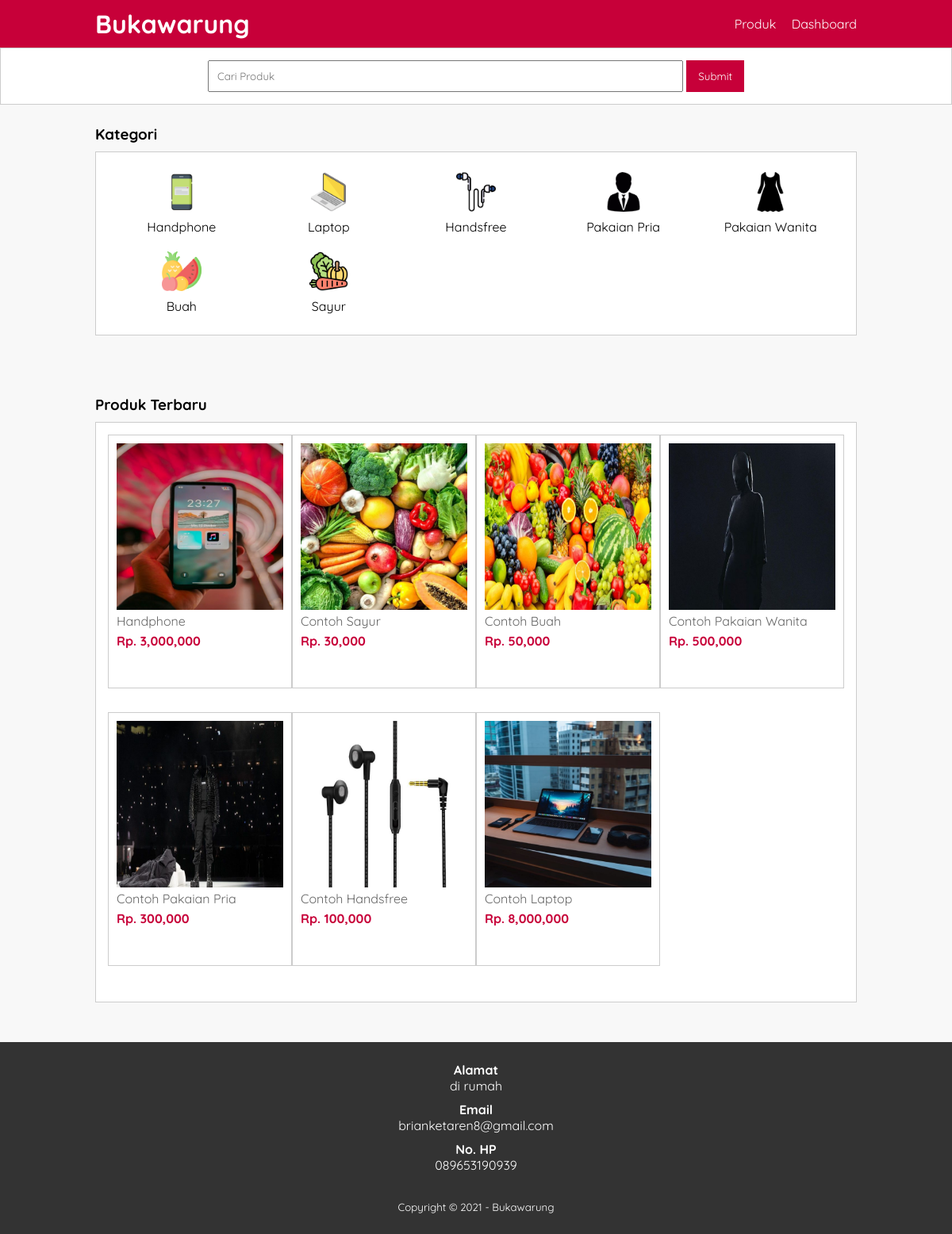
The page / on the database its author committed.
### tables this page shows
CREATE TABLE `tb_category` (
  `category_id` int(11) NOT NULL,
  `category_name` varchar(25) NOT NULL,
  `category_image` varchar(100) DEFAULT NULL
);

CREATE TABLE `tb_product` (
  `product_id` int(11) NOT NULL,
  `category_id` int(11) NOT NULL,
  `product_name` varchar(1000) NOT NULL,
  `product_price` int(11) NOT NULL,
  `product_description` text NOT NULL,
  `product_image` varchar(100) NOT NULL,
  `product_status` tinyint(4) NOT NULL,
  `date_created` timestamp NOT NULL DEFAULT current_timestamp()
);

### index.php (the view, shortened to what this page needs)
<?php
    include 'db.php';
    $kontak = mysqli_query($conn,"SELECT admin_telp, admin_email, admin_address FROM tb_admin WHERE admin_id = 1");
    $a = mysqli_fetch_object($kontak);
?>
<!DOCTYPE html>
<html lang="id">
<head>
    <link rel="stylesheet" href="css/style.css">
</head>
<body>
    <header>
        <div class="container">
        <h1><a href="index.php">Bukawarung</a></h1>
        <ul>
            <li><a href="produk.php">Produk</a></li>
            <li><a href="dashboard.php">Dashboard</a></li>
        </ul>
        </div>
    </header>
    <div class="search">
        <div class="container">
            <form action="produk.php">
                <input type="text" name="search" placeholder="Cari Produk">
                <input type="submit" name="cari" placeholder="Cari Produk">
            </form>
        </div>
    </div>
    <div class="section">
        <div class="container">
            <h3>Kategori</h3>
            <div class="box">
                <?php
                 $kategori = mysqli_query($conn,"SELECT * FROM tb_category ORDER BY category_id DESC");
                 if (mysqli_num_rows($kategori) > 0) {
                 while ($k = mysqli_fetch_array($kategori)) {
                ?>
                <a href="produk.php?kat=<?=$k['category_id']?>">
                <div class="col-5">
                    <img src="kategori/<?=$k['category_image']?>" alt="" width="50px" style="margin-bottom:5px">
                    <p><?= $k['category_name'] ?></p>
                </div>
                </a>
                <?php }}  else {?>
                    <p>Kategori tidak ada</p>
                <?php }  ?>
            </div>
        </div>
    </div>
    <div class="section">
        <div class="container">
            <h3>Produk Terbaru</h3>
            <div class="box" >
                <?php
                    $produk = mysqli_query($conn,"SELECT * FROM tb_product WHERE product_status=1 ORDER BY product_id DESC LIMIT 8");
                    if (mysqli_num_rows($produk)>0) {
                    while($p=mysqli_fetch_array($produk)){
                ?>
                    <a href="detail-produk.php?id=<?=$p['product_id']?>">
                        <div class="col-4">
                            <img src="produk/<?=$p['product_image']?>" alt="">
                            <p class="nama"><?= substr($p['product_name'], 0,30) ?></p>
                            <p class="harga">Rp. <?= number_format($p['product_price']) ?></p>
                        </div>
                    </a>
                <?php }}else{  ?>
                    <p>Produk Tidak Ada</p>
                <?php }  ?>
            </div>
        </div>
    </div>
    <div class="footer">
        <div class="container">
            <h4>Alamat</h4>
            <p><?= $a->admin_address ?></p>
            <h4>Email</h4>
            <p><?= $a->admin_email ?></p>
            <h4>No. HP</h4>
            <p><?= $a->admin_telp ?></p>
            <small>Copyright &copy; 2021 - Bukawarung</small>
        </div>
    </div>
</body>
</html>

### css/style.css (style rules this page uses)
* { margin: 0; padding: 0; font-family: 'Quicksand', sans-serif; }
body { background-color: #f8f8f8; }
a { color: inherit; text-decoration: none; }
header { background-color: #c70039; color: #fff; }
header h1 { float: left; padding: 10px 0; }
header ul { float: right; }
header ul li { display: inline-block; }
header ul li a { padding: 20px 0 20px 15px; display: inline-block; }
.container { width: 80%; margin: 0 auto; }
.container::after { content: ''; display: block; clear: both; }
.section { padding: 25px 0; }
.box { background-color: #fff; border: 1px solid #ccc; padding: 15px; box-sizing: border-box; margin: 10px 0 25px 0; }
.box::after { content: ''; display: block; clear: both; }
.search { padding: 15px 0; background-color: #fff; border: 1px solid #ccc; text-align: center; }
.search input[type='text'] { width: 60%; padding: 10px; }
.search input[type='submit'] { padding: 12px 15px; background-color: #c70039; color: #fff; border: none; cursor: pointer; }
.col-5 { width: 20%; height: 100px; text-align: center; float: left; padding: 10px; box-sizing: border-box; }
.col-4 { width: 25%; height: 320px; border: 1px solid #ccc; float: left; padding: 10px; box-sizing: border-box; margin-bottom: 30px; }
.col-4 img { width: 100%; }
.col-4 .nama { color: #666; margin-bottom: 5px; }
.col-4 .harga { font-weight: bold; color: #c70039; }
.footer { padding: 25px; background-color: #333; color: #fff; text-align: center; }
.footer p { margin-bottom: 10px; }
.footer small { margin-top: 25px; display: inline-block; }

### rows shown on the page
tb_category: category_image (picture), category_name "Handphone"
tb_category: category_image (picture), category_name "Laptop"
tb_category: category_image (picture), category_name "Handsfree"
tb_category: category_image (picture), category_name "Pakaian Pria"
tb_category: category_image (picture), category_name "Pakaian Wanita"
tb_category: category_image (picture), category_name "Buah"
tb_category: category_image (picture), category_name "Sayur"
tb_product: product_image (picture), product_name "Handphone", product_price "3,000,000"
tb_product: product_image (picture), product_name "Contoh Sayur", product_price "30,000"
tb_product: product_image (picture), product_name "Contoh Buah", product_price "50,000"
tb_product: product_image (picture), product_name "Contoh Pakaian Wanita", product_price "500,000"
tb_product: product_image (picture), product_name "Contoh Pakaian Pria", product_price "300,000"
tb_product: product_image (picture), product_name "Contoh Handsfree", product_price "100,000"
tb_product: product_image (picture), product_name "Contoh Laptop", product_price "8,000,000"

### other values the page prints
$a->admin_address "di rumah"
$a->admin_email "brianketaren8@gmail.com"
$a->admin_telp "089653190939"
